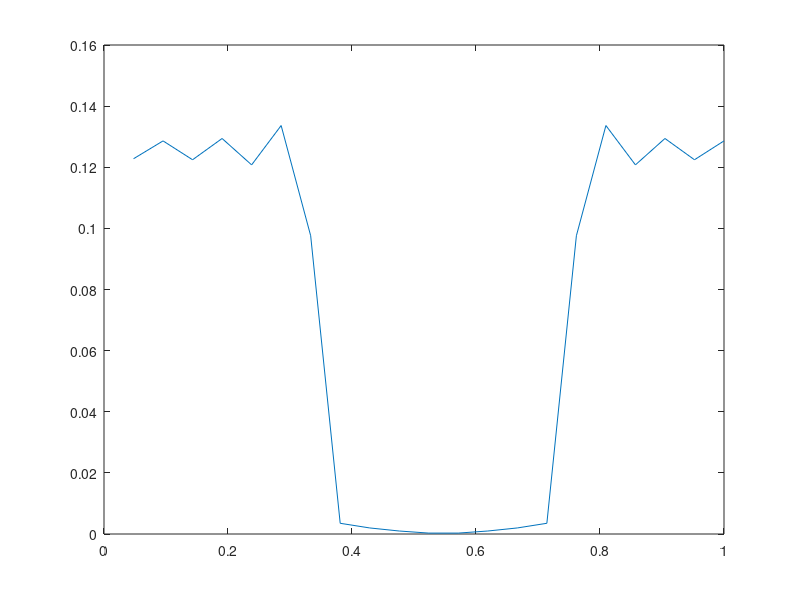

MATLAB code to generate this figure: (Note: this script raises an error after producing the figure.)
%rx_test.m


%initial values

Nsamples= 2*10000; %Two times longer than transmit signal
RFfreq=5.5e9;
ref_clk=0;
gain=30;
rx_rate=25e6;
LOoffset=0;%10e6;


%X=rx(Nsamples,RFfreq,ref_clk,gain,rx_rate,LOoffset);


t=(-10:10)+1e-5;
 
hlp=sin(2*pi*0.3*t)./t;

A=fft(hlp);
plot((1:21)/21,abs(A)/25);
 
% X=conv(X,hlp);

figure(1)

plot(X,'o');
drawnow;
 
%  env=fftshift(fft(X));
%  figure(2); plot(linspace(0,1,length(env)),abs(env))

figure(2)

pwelch(X);
 

